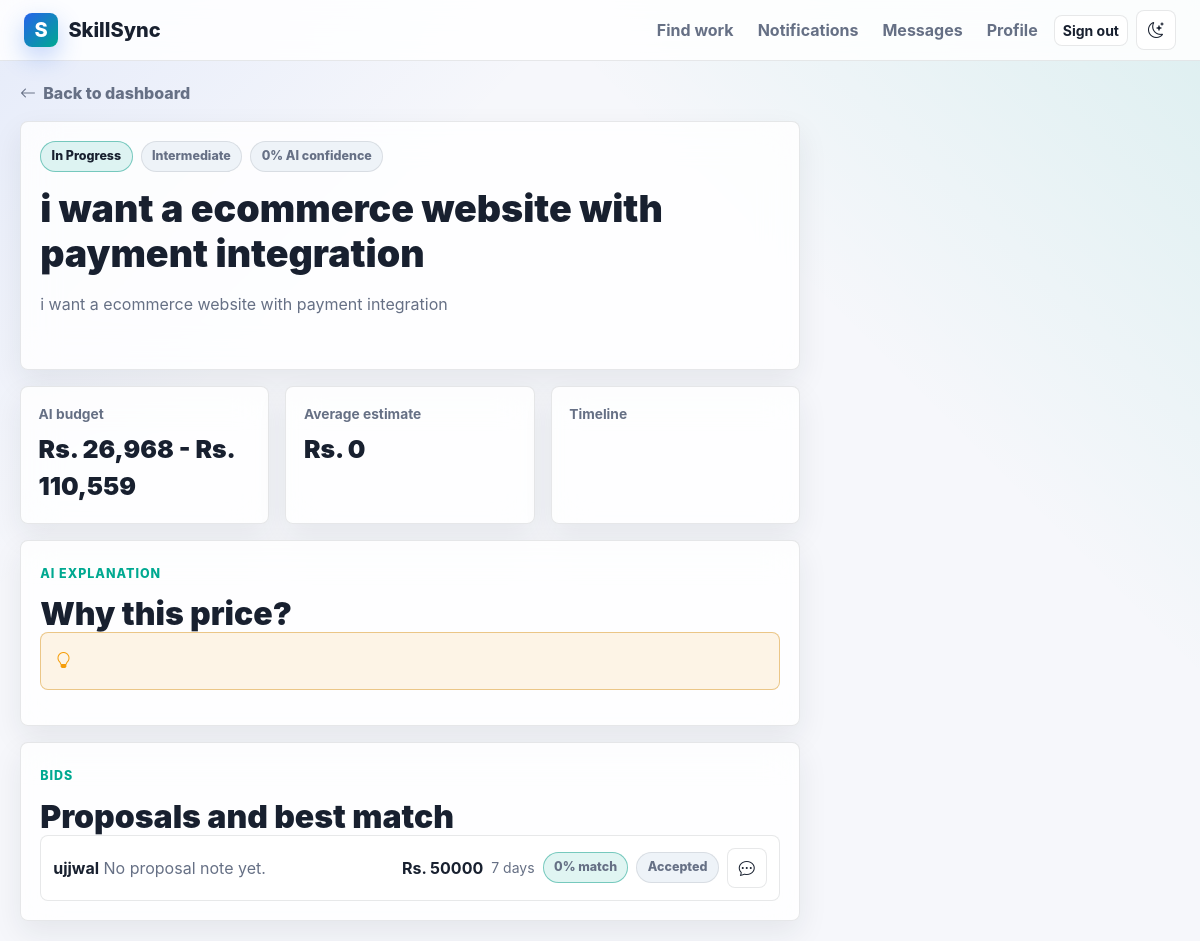
Screenshot of /projects/1/ (signed in) with the database file from the repository.
### core/models.py (models this page shows, shortened)
class Project(models.Model):
    STATUS_CHOICES = (
        ("open", "Open"),
        ("in_review", "In Review"),
        ("in_progress", "In Progress"),
        ("completed", "Completed"),
        ("cancelled", "Cancelled"),
    )
    COMPLEXITY_CHOICES = (
        ("basic", "Basic"),
        ("intermediate", "Intermediate"),
        ("advanced", "Advanced"),
        ("expert", "Expert"),
    )
    user = models.ForeignKey(User, on_delete=models.CASCADE, related_name="projects")
    title = models.CharField(max_length=180, blank=True)
    description = models.TextField()
    min_price = models.PositiveIntegerField(default=0)
    max_price = models.PositiveIntegerField(default=0)
    estimated_price = models.PositiveIntegerField(default=0)
    estimated_days = models.PositiveIntegerField(default=0)
    estimated_time_label = models.CharField(max_length=80, blank=True)
    complexity = models.CharField(
        max_length=20,
        choices=COMPLEXITY_CHOICES,
        default="intermediate",
    )
    confidence_score = models.PositiveIntegerField(default=0)
    skills = models.JSONField(default=list, blank=True)
    tags = models.JSONField(default=list, blank=True)
    budget_justification = models.TextField(blank=True)
    status = models.CharField(max_length=20, choices=STATUS_CHOICES, default="open")
    accepted_bid = models.ForeignKey(
        "Bid",
        on_delete=models.SET_NULL,
        null=True,
        blank=True,
        related_name="accepted_for_projects",
    )
    created_at = models.DateTimeField(auto_now_add=True)
    updated_at = models.DateTimeField(auto_now=True)
    class Meta:
        ordering = ("-created_at",)
    @property
    def title_or_summary(self):
        if self.title:
            return self.title
        return self.description[:70]
    @property
    def budget_range(self):
        return f"Rs. {self.min_price:,} - Rs. {self.max_price:,}"

class Bid(models.Model):
    STATUS_CHOICES = (
        ("pending", "Pending"),
        ("shortlisted", "Shortlisted"),
        ("accepted", "Accepted"),
        ("rejected", "Rejected"),
    )
    project = models.ForeignKey(Project, on_delete=models.CASCADE, related_name="bids")
    freelancer = models.ForeignKey(User, on_delete=models.CASCADE, related_name="bids")
    amount = models.PositiveIntegerField()
    proposed_days = models.PositiveIntegerField(default=7)
    cover_letter = models.TextField(blank=True)
    status = models.CharField(max_length=20, choices=STATUS_CHOICES, default="pending")
    match_score = models.PositiveIntegerField(default=0)
    created_at = models.DateTimeField(auto_now_add=True)
    updated_at = models.DateTimeField(auto_now=True)
    class Meta:
        ordering = ("amount", "-match_score", "-created_at")

class Profile(models.Model):
    ROLE_CHOICES = (
        ("client", "Client"),
        ("freelancer", "Freelancer"),
    )
    AVAILABILITY_CHOICES = (
        ("available", "Available"),
        ("busy", "Busy"),
        ("offline", "Offline"),
    )
    user = models.OneToOneField(User, on_delete=models.CASCADE, related_name="profile")
    role = models.CharField(max_length=20, choices=ROLE_CHOICES, default="freelancer")
    full_name = models.CharField(max_length=120, blank=True)
    headline = models.CharField(max_length=180, blank=True)
    bio = models.TextField(blank=True)
    skills = models.TextField(
        blank=True,
        help_text="Comma-separated skills, for example: Django, UI Design, Payments",
    )
    location = models.CharField(max_length=120, blank=True)
    hourly_rate = models.PositiveIntegerField(default=0)
    completed_projects = models.PositiveIntegerField(default=0)
    rating = models.DecimalField(max_digits=3, decimal_places=2, default=0)
    total_reviews = models.PositiveIntegerField(default=0)
    portfolio_url = models.URLField(blank=True)
    availability = models.CharField(
        max_length=20,
        choices=AVAILABILITY_CHOICES,
        default="available",
    )
    created_at = models.DateTimeField(auto_now_add=True)
    updated_at = models.DateTimeField(auto_now=True)
    @property
    def display_name(self):
        return self.full_name or self.user.get_full_name() or self.user.username

### core/views.py (the view)
# urls.py: path("projects/<int:project_id>/", views.project_detail, name="project_detail"),
@login_required
def project_detail(request, project_id):
    project = get_object_or_404(
        Project.objects.select_related(
            "user",
            "user__profile",
            "accepted_bid",
            "accepted_bid__freelancer",
            "ai_insight",
        ).prefetch_related("bids", "reviews"),
        id=project_id,
    )
    profile = _profile_for(request.user)
    bids = project.bids.select_related("freelancer", "freelancer__profile").order_by(
        "-match_score",
        "amount",
    )
    match = None
    is_saved = False
    existing_bid = None
    if profile.role == "freelancer":
        match = score_freelancer(profile, project.skills, project.description, project.estimated_price)
        is_saved = SavedProject.objects.filter(freelancer=request.user, project=project).exists()
        existing_bid = bids.filter(freelancer=request.user).first()
    return render(
        request,
        "core/project_detail.html",
        {
            "project": project,
            "bids": bids,
            "match": match,
            "is_saved": is_saved,
            "existing_bid": existing_bid,
            "reviews": project.reviews.select_related("reviewer", "reviewee")[:6],
            "ai_insight": getattr(project, "ai_insight", None),
        },
    )

### core/context_processors.py (called while the page is built)
def notifications(request):
    if not request.user.is_authenticated:
        return {"unread_notifications": 0}
    return {
        "unread_notifications": request.user.notifications.filter(is_read=False).count(),
    }

### core/views.py (called while the page is built)
def _profile_for(user):
    profile, _ = Profile.objects.get_or_create(user=user)
    return profile

### core/templates/core/project_detail.html (shortened to what this page needs)
{% extends "core/base.html" %}
{% block content %}
<div class="detail-layout">
    <section class="detail-main">
        <a class="back-link" href="{% if user.profile.role == 'client' %}{% url 'client_dashboard' %}{% else %}{% url 'freelancer_dashboard' %}{% endif %}">
            <i class="bi bi-arrow-left"></i> Back to dashboard
        </a>
        <article class="glass-panel detail-hero">
            <div class="tag-row">
                <span class="status-pill">{{ project.get_status_display }}</span>
                <span class="status-pill subtle">{{ project.get_complexity_display }}</span>
                <span class="status-pill subtle">{{ project.confidence_score }}% AI confidence</span>
            </div>
            <h1>{{ project.title_or_summary }}</h1>
            <p>{{ project.description }}</p>
        </article>
        <div class="detail-grid">
            <div class="metric-card">
                <span>AI budget</span>
                <strong>{{ project.budget_range }}</strong>
            </div>
            <div class="metric-card">
                <span>Average estimate</span>
                <strong>Rs. {{ project.estimated_price }}</strong>
            </div>
            <div class="metric-card">
                <span>Timeline</span>
            </div>
        </div>
        <div class="glass-panel">
            <div class="panel-heading">
                <div>
                    <span class="eyebrow">AI explanation</span>
                    <h2>Why this price?</h2>
                </div>
            </div>
            <div class="insight-box large">
                <i class="bi bi-lightbulb"></i>
            </div>
        </div>
        <div class="glass-panel">
            <div class="panel-heading">
                <div>
                    <span class="eyebrow">Bids</span>
                    <h2>Proposals and best match</h2>
                </div>
            </div>
            <div class="bid-list">
                {% for bid in bids %}
                    <div class="bid-row roomy">
                        <div>
                            <strong>{{ bid.freelancer.profile.display_name }}</strong>
                            <span>{{ bid.cover_letter|default:"No proposal note yet." }}</span>
                        </div>
                        <div class="bid-actions">
                            <strong>Rs. {{ bid.amount }}</strong>
                            <small>{{ bid.proposed_days }} days</small>
                            <span class="status-pill">{{ bid.match_score }}% match</span>
                            {% if user == project.user and bid.status == "pending" %}
                                <form class="inline-form" method="POST" action="{% url 'accept_bid' bid.id %}">
                                    {% csrf_token %}
                                    <button class="btn btn-sm btn-primary" type="submit">Accept</button>
                                </form>
                            {% else %}
                                <span class="status-pill subtle">{{ bid.get_status_display }}</span>
                            {% endif %}
                            <a class="icon-button" href="{% url 'start_chat' project.id bid.freelancer.id %}" title="Message">
                                <i class="bi bi-chat-dots"></i>
                            </a>
                        </div>
                    </div>
                {% empty %}
                    <div class="empty-state">No bids submitted yet.</div>
                {% endfor %}
            </div>
        </div>
    </section>
</div>
{% endblock %}

### core/static/core/css/styles.css (style rules this page uses)
:root { --bg: #f6f7fb; --surface: rgba(255, 255, 255, 0.82); --surface-solid: #ffffff; --surface-muted: #eef3f8; --text: #18202f; --muted: #667085; --border: rgba(24, 32, 47, 0.1); --primary: #2563eb; --primary-dark: #1d4ed8; --teal: #00a991; --amber: #f59e0b; --rose: #e11d48; --shadow: 0 18px 48px rgba(24, 32, 47, 0.12); --shadow-soft: 0 12px 30px rgba(24, 32, 47, 0.08); --radius: 8px; }
* { box-sizing: border-box; }
html { min-height: 100%; }
body { min-height: 100%; margin: 0; background: linear-gradient(135deg, rgba(37, 99, 235, 0.08), transparent 28%), linear-gradient(225deg, rgba(0, 169, 145, 0.1), transparent 32%), var(--bg); color: var(--text); font-family: Inter, ui-sans-serif, system-ui, -apple-system, BlinkMacSystemFont, "Segoe UI", sans-serif; letter-spacing: 0; }
a { color: inherit; text-decoration: none; }
.theme-toggle, .icon-button { display: inline-grid; width: 40px; height: 40px; place-items: center; border: 1px solid var(--border); border-radius: var(--radius); background: var(--surface); color: var(--text); transition: transform 180ms ease, border-color 180ms ease, box-shadow 180ms ease; }
.eyebrow { display: inline-flex; align-items: center; gap: 0.4rem; margin-bottom: 0.8rem; color: var(--teal); font-size: 0.78rem; font-weight: 850; letter-spacing: 0.08em; text-transform: uppercase; }
.hero-metrics div, .feature-card, .metric-card, .glass-panel, .project-card { border: 1px solid var(--border); border-radius: var(--radius); background: var(--surface); box-shadow: var(--shadow-soft); backdrop-filter: blur(18px); }
.section-heading h2, .dashboard-header h1, .auth-heading h1, .panel-heading h2, .section-title-row h2 { margin: 0; color: var(--text); font-weight: 900; line-height: 1.12; }
.dashboard-header, .section-title-row, .panel-heading, .project-card-header { display: flex; align-items: flex-start; justify-content: space-between; gap: 1rem; }
.metric-card { padding: 1.1rem; }
.metric-card span, .project-meta-grid span, .budget-block span { display: block; color: var(--muted); font-size: 0.86rem; font-weight: 750; }
.metric-card strong { display: block; margin-top: 0.35rem; font-size: 1.55rem; font-weight: 900; }
.glass-panel { padding: 1.2rem; }
.status-pill { display: inline-flex; align-items: center; min-height: 28px; padding: 0.32rem 0.65rem; border: 1px solid color-mix(in srgb, var(--teal) 42%, var(--border)); border-radius: 999px; background: color-mix(in srgb, var(--teal) 12%, transparent); color: var(--text); font-size: 0.78rem; font-weight: 850; white-space: nowrap; }
.status-pill.subtle { border-color: var(--border); background: var(--surface-muted); color: var(--muted); }
.tag-row, .skill-row { display: flex; flex-wrap: wrap; gap: 0.5rem; }
.insight-box { display: flex; gap: 0.8rem; padding: 0.9rem; border: 1px solid color-mix(in srgb, var(--amber) 38%, var(--border)); border-radius: var(--radius); background: color-mix(in srgb, var(--amber) 10%, transparent); color: var(--text); }
.insight-box.large { align-items: flex-start; line-height: 1.7; }
.insight-box i { color: var(--amber); }
.bid-list { display: grid; gap: 0.65rem; }
.bid-row { display: grid; grid-template-columns: minmax(0, 1fr) auto auto auto; align-items: center; gap: 0.75rem; padding: 0.75rem; border: 1px solid var(--border); border-radius: var(--radius); background: color-mix(in srgb, var(--surface-solid) 76%, transparent); }
.bid-row.roomy { grid-template-columns: minmax(0, 1fr) auto; }
.bid-row span, .bid-row small { color: var(--muted); }
.bid-actions { display: flex; flex-wrap: wrap; align-items: center; justify-content: flex-end; gap: 0.5rem; }
.detail-layout { display: grid; grid-template-columns: minmax(0, 1fr) 360px; gap: 1.25rem; width: min(1420px, 100%); margin: 0 auto; padding: 1.25rem; }
.detail-main, .detail-sidebar { display: grid; gap: 1rem; align-self: start; }
.back-link { display: inline-flex; align-items: center; gap: 0.45rem; color: var(--muted); font-weight: 800; }
.detail-hero h1 { margin: 0.85rem 0; font-size: 2.35rem; font-weight: 950; }
.detail-hero p { color: var(--muted); line-height: 1.75; }
.detail-grid { display: grid; grid-template-columns: repeat(3, minmax(0, 1fr)); gap: 1rem; }

### rows the page displays
Project: status "In Progress", complexity "Intermediate", confidence_score "0", title_or_summary "i want a ecommerce website with payment integration", description "i want a ecommerce website with payment integration", budget_range "Rs. 26,968 - Rs. 110,559", estimated_price "0"
Bid: freelancer.profile.display_name "ujjwal", cover_letter "No proposal note yet.", amount "50000", proposed_days "7", match_score "0", status "Accepted"
